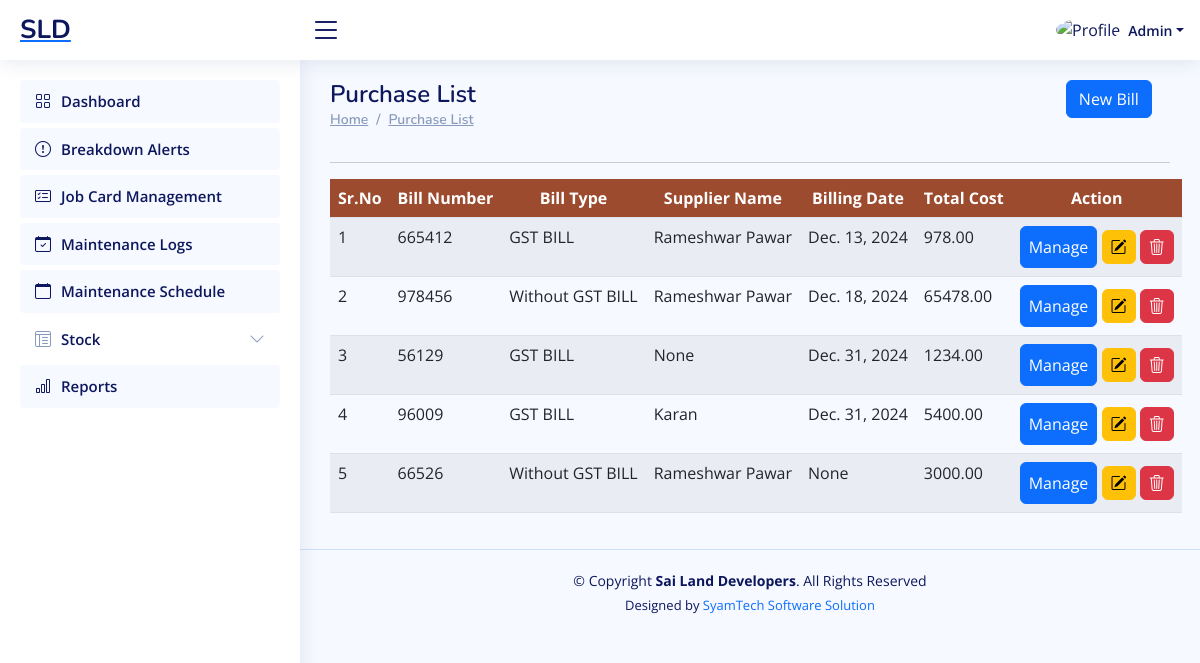
/workshop/purchase-list/ (signed in), run on the app's committed database.
### ERP_Admin/models.py (models this page shows, shortened)
class Purchase(models.Model):
    bill_no = models.CharField(max_length=50, db_index=True, unique=True, null=False, blank=False)
    supplier_name = models.CharField(max_length=100, db_index=True, null=True, blank=True)
    bill_type = models.CharField(max_length=30, db_index=True, choices=PURCHASE_GST)
    bill_date = models.DateField(auto_now_add=False, db_index=True)
    total_cost = models.DecimalField(max_digits=12, decimal_places=2, default=0.0)
    bill_file = models.FileField(upload_to="Purchase Bill", null=True, blank=True)

### ERP_Workshop/views.py (the view)
# urls.py: path('purchase-list/', views.purchase_list, name='workshop_purchase_list'),
def purchase_list(request):
    form= PurchaseForm()
    purchase=Purchase.objects.all().order_by('-id')
    return render(request, "workshop_purchase_list.html",{'form':form,'purchase':purchase})

### ERP_Workshop/templates/workshop_purchase_list.html (shortened to what this page needs)
{% extends "workshop_base.html" %}
{% load crispy_forms_tags %}
{% block content %}
<main id="main" class="main">
    <div class="row">
        <div class="col-sm-6">
            <div class="pagetitle">
                <h1>Purchase List</h1>
                <nav>
                    <ol class="breadcrumb">
                        <li class="breadcrumb-item"><a href="#">Home</a></li>
                        <li class="breadcrumb-item"><a href="#">Purchase List </a></li>
                    </ol>
                </nav>
            </div>
        </div>
        <div class="col-sm-6">
            <div class="container" style="max-width:97%;">
                <div class="text-lg-end text-start">
                    <a href="#" class="btn btn-primary" data-toggle="modal"
                        data-target="#model_create_purchase"> New Bill</a>
                </div>
            </div>
        </div>
    </div>
        <section class="section dashboard">
            <hr>
            <div class="row">
                <div class="col-lg-12">
                    <div class="row">
                        <div class="container" style=" overflow:scroll;">
                            <table id="purchase" class="table table-striped "
                                style="overflow:scroll; width:100%;min-width: max-content;">
                                <thead>
                                    <tr style="background:#9c4b2e;">
                                        <th scope="col" class="text-center text-white" style="">Sr.No</th>
                                        <th scope="col" class="text-center text-white" style="">Bill Number</th>
                                        <th scope="col" class="text-center text-white" style="">Bill Type</th>
                                        <th scope="col" class="text-center text-white" style="">Supplier Name</th>
                                        <th scope="col" class="text-center text-white" style="">Billing Date</th>
                                        <th scope="col" class="text-center text-white" style="">Total Cost</th>
                                        <th scope="col" class="text-center text-white" style="">Action</th>
                                    </tr>
                                </thead>
                                <tbody>
                                    {% if purchase %}
                                    {% for r in purchase %}
                                    <tr>
                                        <td>{{forloop.counter}}</td>
                                        <td>{{r.bill_no}}</td>
                                        <td>{{r.bill_type}}</td>
                                        <td>{{r.supplier_name}}</td>
                                        <td>{{r.bill_date}}</td>
                                        <td>{{r.total_cost}}</td>
                                        <td>
                                            <center>
                                                <a href="javascript:void(0);" data-url="{% url 'workshop_purchase_item_list' r.id %}" class="btn btn-primary px-2 py-2" onclick="mini_window(this)">Manage</a>
                                                        <a href=" " class="btn btn-warning px-2 py-2"><i class="bi bi-pencil-square"></i></a>
                                                            <a href="{% url "workshop_delete_purchase" r.id %} "
                                                                class="btn btn-danger px-2 py-2"><i class="bi bi-trash3"></i></a>
                                            </center>
                                        </td>
                                    </tr>
                                    {% endfor %}
                                    {% endif %}
                                </tbody>
                            </table>
                        </div>
                    </div>
                </div>
            </div>
        </section>
</main>
{% endblock content %}

### ERP_Workshop/templates/workshop_base.html (shortened to what this page needs)
{% load static %}
<html lang="en">
<head>
    <link href="https://unpkg.com/aos@2.3.1/dist/aos.css" rel="stylesheet">
    <link rel="stylesheet" type="text/css" href="https://cdn.datatables.net/1.11.5/css/jquery.dataTables.min.css">
    <link rel="stylesheet" href="https://cdn.jsdelivr.net/npm/bootstrap-icons@1.10.3/font/bootstrap-icons.css">
</head>
<body>
<header id="header" class="header fixed-top d-flex align-items-center">
    <div class="d-flex align-items-center justify-content-between">
        <a href=" " class="logo d-flex align-items-center">
             <span class="d-none d-lg-block">SLD</span>
        </a>
        <i class="bi bi-list toggle-sidebar-btn"></i>
    </div>
    <nav class="header-nav ms-auto">
        <ul class="d-flex align-items-center">
            <li class="nav-item dropdown pe-3 text-center  ">
                <a class="nav-link nav-profile d-flex align-items-center pe-0" href="#" data-bs-toggle="dropdown">
                    <img src="https://t4.ftcdn.net/jpg/03/64/21/11/360_F_364211147_1qgLVxv1Tcq0Ohz3FawUfrtONzz8nq3e.jpg" alt="Profile" class="rounded-circle">
                    <span class="d-none d-md-block dropdown-toggle ps-2">{{request.user}}</span>
                </a>
            </li>
        </ul>
    </nav>
</header>
<aside id="sidebar" class="sidebar">
    <ul class="sidebar-nav" id="sidebar-nav">
        <li class="nav-item">
            <a class="nav-link" href="{% url 'workshop_dashboard' %}">
                <i class="bi bi-grid"></i>
                <span>Dashboard</span>
            </a>
        </li>
        <li class="nav-item">
            <a class="nav-link" href="{% url 'workshop_breakdown_alerts' %}">
                <i class="bi bi-exclamation-circle"></i>
                <span>Breakdown Alerts</span>
            </a>
        </li>
        <li class="nav-item">
            <a class="nav-link" href="{% url 'workshop_job_card_management' %}">
                <i class="bi bi-card-checklist"></i>
                <span>Job Card Management</span>
            </a>
        </li>
        <li class="nav-item">
            <a class="nav-link" href="{% url 'workshop_maintenance_logs' %}">
                <i class="bi bi-calendar-check"></i>
                <span>Maintenance Logs</span>
            </a>
        </li>
        <li class="nav-item">
            <a class="nav-link" href="{% url 'workshop_maintenance_schedule' %}">
                <i class="bi bi-calendar"></i>
                <span>Maintenance Schedule</span>
            </a>
        </li>
        <li class="nav-item">
            <a class="nav-link collapsed" data-bs-target="#tables-nav" data-bs-toggle="collapse" href="#">
            <i class="bi bi-layout-text-window-reverse"></i><span>Stock</span><i class="bi bi-chevron-down ms-auto"></i>
            </a>
        </li>
        <li class="nav-item">
            <a class="nav-link" href="{% url 'workshop_reports' %}">
                <i class="bi bi-bar-chart"></i>
                <span>Reports</span>
            </a>
        </li>
    </ul>
</aside>
{% block content %}{% endblock content %}
<footer id="footer" class="footer text-center">
    <div class="copyright">
        &copy; Copyright <strong><span>Sai Land Developers</span></strong>. All Rights Reserved
    </div>
    <div class="credits">
        Designed by <a href="#" style="text-decoration:none;">SyamTech Software Solution</a>
    </div>
</footer>
</body>
<link rel="stylesheet" href="https://cdnjs.cloudflare.com/ajax/libs/selectize.js/0.15.2/css/selectize.min.css"/>
</html>

### ERP_Workshop/templates/workshop_purchase_list.html (style rules this page uses)
.dropdown { position: relative; display: inline-block; }

### data on the page
Purchase: bill_no "665412", bill_type "GST BILL", supplier_name "Rameshwar Pawar", bill_date "Dec. 13, 2024", total_cost "978.00"
Purchase: bill_no "978456", bill_type "Without GST BILL", supplier_name "Rameshwar Pawar", bill_date "Dec. 18, 2024", total_cost "65478.00"
Purchase: bill_no "56129", bill_type "GST BILL", supplier_name "None", bill_date "Dec. 31, 2024", total_cost "1234.00"
Purchase: bill_no "96009", bill_type "GST BILL", supplier_name "Karan", bill_date "Dec. 31, 2024", total_cost "5400.00"
Purchase: bill_no "66526", bill_type "Without GST BILL", supplier_name "Rameshwar Pawar", bill_date "None", total_cost "3000.00"

### other printed values
{{ request.user }} "Admin"
